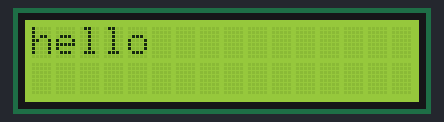
Bench run of a sketch on a simulated Arduino Uno, built with avr-gcc and run on an emulated ATmega328P. Parts: 16×2 character LCD.

Above: at 0.1 s.
At 2.1 s:
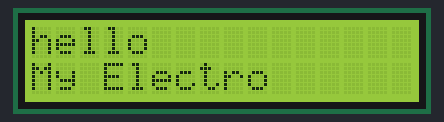

The sketch:

lcd2x16.ino
```cpp
#include <LiquidCrystal.h>//کتاب خانه برای LCD

LiquidCrystal lcd(12,11,6,4,3,2);//انتخاب پایه های دیجیتال برای LCD
void setup() {
  lcd.begin(16, 2);//انتخاب مدل LCD
  }
void loop(){
 lcd.clear();// همه نوشته هارو پاک میکنه
   lcd.print("hello");//نوشتن متن رو LCD
   delay(2000);
  lcd.setCursor(0, 1);//عوض کردن خط و رفتن به خط پایینی
  lcd.print("My Electro");//نوشتن متن در خط پایینی
  delay(2000);

  }
```

Measured:
- what the display in image 1 shows lasts 2.0 s, from 2.1 s to 4.1 s
